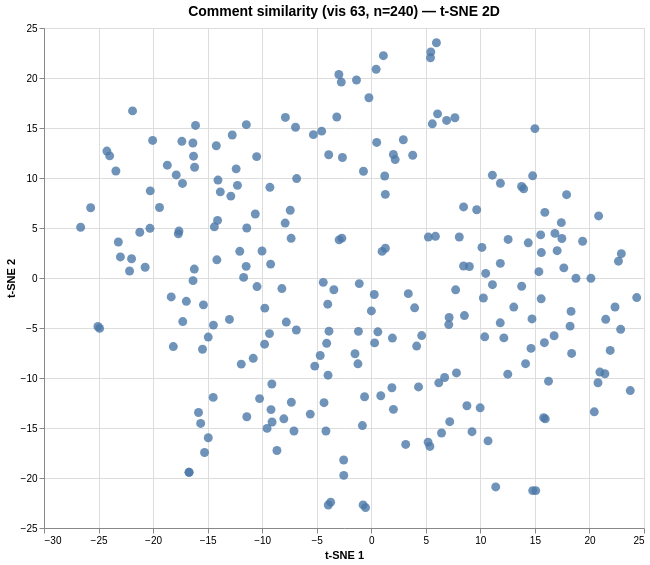

Specify this chart in Vega-Lite:
### Vega specification from a JSON file in a GitHub repository (floating-point values rounded to 4 significant figures; data arrays with more than 128 entries replaced by an {"elided": "..."} marker saying what was removed)
{"$schema": "https://vega.github.io/schema/vega/v6.json", "data": [{"name": "param_1e9efca18e7a2868_store"}, {"name": "source_0", "values": {"elided": "240 records"}}, {"name": "source_0_x_domain_dim_1", "values": [{"min": -26.64, "max": 24.33}]}, {"name": "source_0_y_domain_dim_2", "values": [{"min": -22.96, "max": 23.52}]}], "signals": [{"name": "unit", "value": {}, "on": [{"events": "pointermove", "update": "isTuple(group()) ? group() : unit"}]}, {"name": "param_1e9efca18e7a2868", "update": "vlSelectionResolve(\"param_1e9efca18e7a2868_store\", \"union\")"}, {"name": "param_1e9efca18e7a2868_dim_1", "on": [{"events": [{"source": "view", "type": "dblclick"}], "update": "null"}, {"events": {"signal": "param_1e9efca18e7a2868_translate_delta"}, "update": "panLinear(param_1e9efca18e7a2868_translate_anchor.extent_x, -param_1e9efca18e7a2868_translate_delta.x / width)"}, {"events": {"signal": "param_1e9efca18e7a2868_zoom_delta"}, "update": "zoomLinear(domain(\"x\"), param_1e9efca18e7a2868_zoom_anchor.x, param_1e9efca18e7a2868_zoom_delta)"}]}, {"name": "param_1e9efca18e7a2868_dim_2", "on": [{"events": [{"source": "view", "type": "dblclick"}], "update": "null"}, {"events": {"signal": "param_1e9efca18e7a2868_translate_delta"}, "update": "panLinear(param_1e9efca18e7a2868_translate_anchor.extent_y, param_1e9efca18e7a2868_translate_delta.y / height)"}, {"events": {"signal": "param_1e9efca18e7a2868_zoom_delta"}, "update": "zoomLinear(domain(\"y\"), param_1e9efca18e7a2868_zoom_anchor.y, param_1e9efca18e7a2868_zoom_delta)"}]}, {"name": "param_1e9efca18e7a2868_tuple", "on": [{"events": [{"signal": "param_1e9efca18e7a2868_dim_1 || param_1e9efca18e7a2868_dim_2"}], "update": "param_1e9efca18e7a2868_dim_1 && param_1e9efca18e7a2868_dim_2 ? {unit: \"\", fields: param_1e9efca18e7a2868_tuple_fields, values: [param_1e9efca18e7a2868_dim_1,param_1e9efca18e7a2868_dim_2]} : null"}]}, {"name": "param_1e9efca18e7a2868_tuple_fields", "value": [{"field": "dim_1", "channel": "x", "type": "R"}, {"field": "dim_2", "channel": "y", "type": "R"}]}, {"name": "param_1e9efca18e7a2868_translate_anchor", "value": {}, "on": [{"events": [{"source": "scope", "type": "pointerdown"}], "update": "{x: x(unit), y: y(unit), extent_x: domain(\"x\"), extent_y: domain(\"y\")}"}]}, {"name": "param_1e9efca18e7a2868_translate_delta", "value": {}, "on": [{"events": [{"source": "window", "between": [{"source": "scope", "type": "pointerdown"}, {"source": "window", "type": "pointerup"}], "type": "pointermove", "consume": true}], "update": "{x: param_1e9efca18e7a2868_translate_anchor.x - x(unit), y: param_1e9efca18e7a2868_translate_anchor.y - y(unit)}"}]}, {"name": "param_1e9efca18e7a2868_zoom_anchor", "on": [{"events": [{"source": "scope", "type": "wheel", "consume": true}], "update": "{x: invert(\"x\", x(unit)), y: invert(\"y\", y(unit))}"}]}, {"name": "param_1e9efca18e7a2868_zoom_delta", "on": [{"events": [{"source": "scope", "consume": true, "type": "wheel"}], "update": "pow(1.001, event.deltaY * pow(16, event.deltaMode))", "force": true}]}, {"name": "param_1e9efca18e7a2868_modify", "on": [{"events": {"signal": "param_1e9efca18e7a2868_tuple"}, "update": "modify(\"param_1e9efca18e7a2868_store\", param_1e9efca18e7a2868_tuple, true)"}]}], "marks": [{"type": "symbol", "name": "marks", "from": {"data": "source_0"}, "encode": {"update": {"tooltip": {"signal": "{\"Comment #\": format(datum[\"index\"], \"\"), \"Comment\": isValid(datum[\"comment\"]) ? datum[\"comment\"] : \"\"+datum[\"comment\"]}"}, "shape": {"value": "circle"}, "x": {"field": "dim_1", "scale": "x"}, "fill": {"value": "#4c78a8"}, "y": {"field": "dim_2", "scale": "y"}, "opacity": {"value": 0.8}, "size": {"value": 80}}}, "clip": true, "style": ["circle"], "interactive": true}], "scales": [{"name": "x", "type": "linear", "domain": [{"signal": "(data(\"source_0_x_domain_dim_1\")[0] || {}).min"}, {"signal": "(data(\"source_0_x_domain_dim_1\")[0] || {}).max"}], "range": [0, {"signal": "width"}], "domainRaw": {"signal": "param_1e9efca18e7a2868[\"dim_1\"]"}, "zero": true, "nice": true}, {"name": "y", "type": "linear", "domain": [{"signal": "(data(\"source_0_y_domain_dim_2\")[0] || {}).min"}, {"signal": "(data(\"source_0_y_domain_dim_2\")[0] || {}).max"}], "range": [{"signal": "height"}, 0], "nice": true, "zero": true, "domainRaw": {"signal": "param_1e9efca18e7a2868[\"dim_2\"]"}}], "axes": [{"scale": "x", "aria": false, "domain": false, "labels": false, "tickCount": {"signal": "ceil(width/40)"}, "minExtent": 0, "gridScale": "y", "ticks": false, "orient": "bottom", "grid": true, "maxExtent": 0, "zindex": 0}, {"scale": "y", "labels": false, "tickCount": {"signal": "ceil(height/40)"}, "minExtent": 0, "maxExtent": 0, "domain": false, "grid": true, "aria": false, "ticks": false, "orient": "left", "zindex": 0, "gridScale": "x"}, {"scale": "x", "title": "t-SNE 1", "labelFlush": true, "labelOverlap": true, "tickCount": {"signal": "ceil(width/40)"}, "orient": "bottom", "grid": false, "zindex": 0}, {"scale": "y", "orient": "left", "grid": false, "title": "t-SNE 2", "labelOverlap": true, "tickCount": {"signal": "ceil(height/40)"}, "zindex": 0}], "title": {"text": "Comment similarity (vis 63, n=240) — t-SNE 2D", "fontSize": 14, "frame": "group"}, "background": "white", "padding": 5, "height": 500, "style": "cell", "width": 600}
